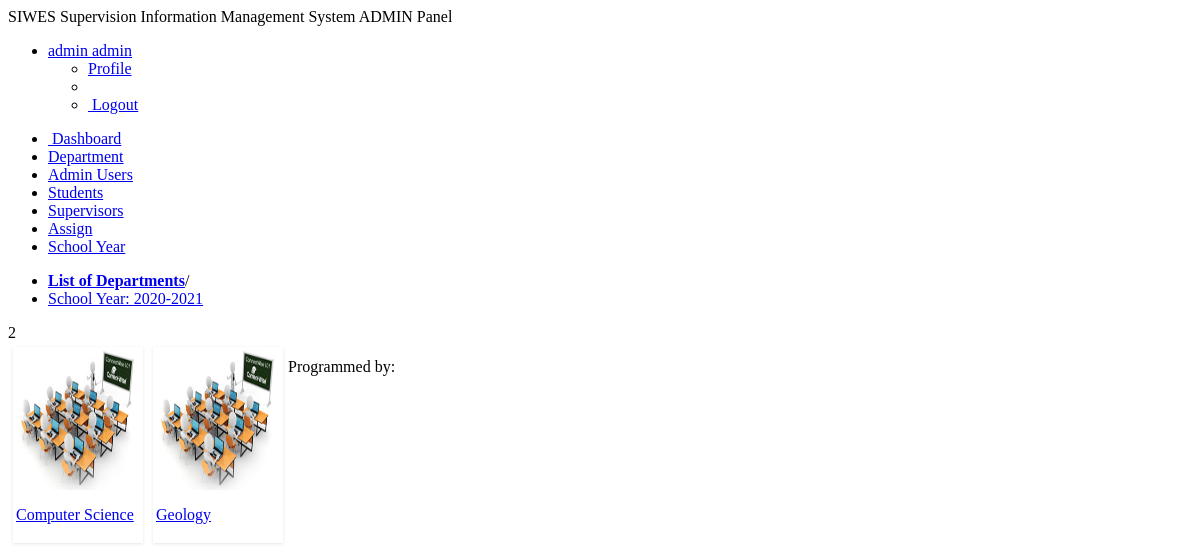
The app's page /admin/assign.php (signed in) with its own data.
### tables this page shows
CREATE TABLE `users` (
  `user_id` int(11) NOT NULL,
  `username` varchar(100) NOT NULL,
  `password` varchar(100) NOT NULL,
  `firstname` varchar(100) NOT NULL,
  `lastname` varchar(100) NOT NULL
);

CREATE TABLE `school_year` (
  `school_year_id` int(11) NOT NULL,
  `school_year` varchar(100) NOT NULL,
  `active_status` int(11) NOT NULL
);

CREATE TABLE `department` (
  `department_id` int(11) NOT NULL,
  `department_name` varchar(100) NOT NULL,
  `hod` varchar(100) NOT NULL
);

### admin/session.php (called while the page is built, shortened)
<?php
$session_id=$_SESSION['id'];
?>

### admin/assign.php (the view, shortened to what this page needs)
<?php include('session.php'); ?>
    <body>
		<?php include('navbar.php'); ?>
        <div class="container-fluid">
            <div class="row-fluid">
				<?php include('sidebar.php'); ?>
				<div class="span9" id="content">
                     <div class="row-fluid">
					     <ul class="breadcrumb">
						<?php
						$school_year_query = mysqli_query($con,"select * from school_year where active_status='1'")or die(mysqli_error($con));
						$school_year_query_row = mysqli_fetch_array($school_year_query);
						?>
							<li><a href="#"><b>List of Departments</b></a><span class="divider">/</span></li>
							<li><a href="#">School Year: <?php echo $school_year_query_row['school_year']; ?></a></li>
						</ul>
                        <div class="block">
                            <div class="navbar navbar-inner block-header">
                                <div id="" class="muted pull-right">
									<?php $query = mysqli_query($con,"select * from department
														")or die(mysqli_error($con));
														$count = mysqli_num_rows($query);
									?>
												<span class="badge badge-info"><?php echo $count; ?></span>
								</div>
                            </div>
                            <div class="block-content collapse in">
                                <div class="span12">
  										<ul	 id="da-thumbs" class="da-thumbs">
													<?php
														if ($count != '0'){
														while($row = mysqli_fetch_array($query)){
														$id = $row['department_id'];
													?>
											<li>
												<a href="index.php?q=Departmental_Supervisor&<?php echo 'id='.$id; ?>">
														<img src ="uploads/thumbnails.jpg" width="124" height="140" class="img-polaroid">
												</a>
												<p><a href="index.php?q=Departmental_Supervisor&<?php echo 'id='.$id; ?>"><?php echo $row['department_name']; ?></a></p>
											</li>
									<?php }}else{ ?>
									<div class="alert alert-info"><i class="icon-info-sign"></i> Department not available</div>
									<?php } ?>
									</ul>
                                </div>
                            </div>
                        </div>
                </div>
            </div>
		<?php include('footer.php'); ?>
        </div>
		<?php include('script.php'); ?>
    </body>

### admin/navbar.php (shortened to what this page needs)
<div class="navbar navbar-fixed-top navbar-inverse">
          <div class="navbar-inner">
              <div class="container-fluid">
                  <span class="brand" href="#">SIWES Supervision Information Management System ADMIN Panel</span>
                  <div class="nav-collapse collapse">
                      <ul class="nav pull-right">
				<?php $query= mysqli_query($con,"select * from users where user_id = '$session_id'")or die(mysqli_error($con));
						$row = mysqli_fetch_array($query);
				?>
                          <li class="dropdown">
                              <a href="#" role="button" class="dropdown-toggle" data-toggle="dropdown"> <i class="icon-user icon-large"></i><?php echo $row['firstname']." ".$row['lastname'];  ?> <i class="caret"></i>
                              </a>
                              <ul class="dropdown-menu">
                                  <li>
                                      <a tabindex="-1" href="#">Profile</a>
                                  </li>
                                  <li class="divider"></li>
                                  <li>
                                      <a tabindex="-1" href="logout.php"><i class="icon-signout"></i>&nbsp;Logout</a>
                                  </li>
                              </ul>
                          </li>
                      </ul>
                  </div>
              </div>
          </div>
      </div>

### admin/assets/style.css (style rules this page uses)
.da-thumbs { float: left; list-style: none outside none; margin: 0; padding: 0; position: relative; }
.da-thumbs li { float: left; margin: 5px; padding: 3px; position: relative; box-shadow: 0 1px 3px rgba(0,0,0,0.1); }
.da-thumbs li a, .da-thumbs li a img { display: block; position: relative; }
.da-thumbs li a { overflow: hidden; }

### records on screen
users: firstname "admin", lastname "admin"
school_year: school_year "2020-2021"
department: department_name "Computer Science"
department: department_name "Geology"

### other values on screen
$count "2"
